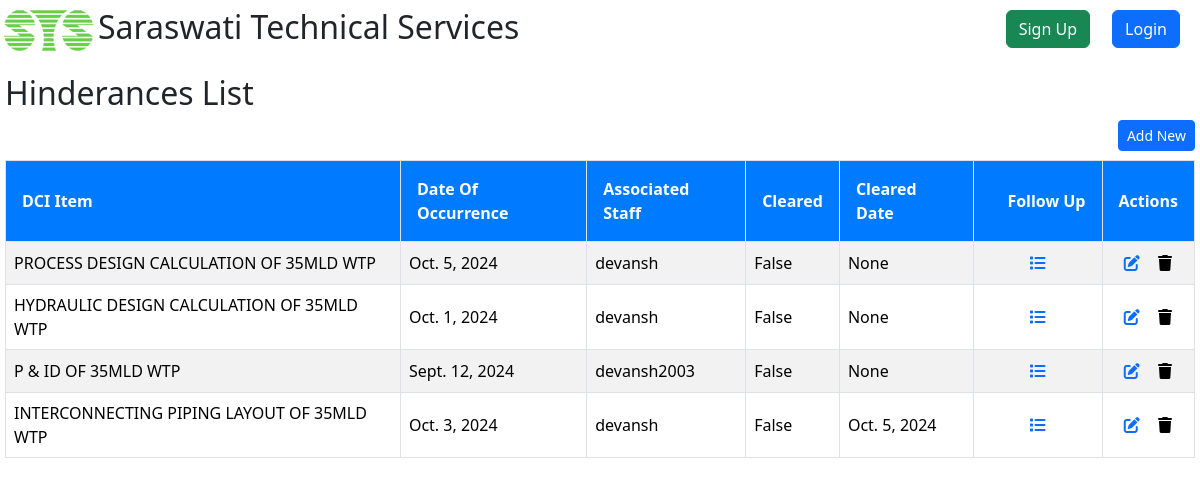
/tasks/hinderancesList/, run on the app's committed database.
### Tasks/models.py (models this page shows, shortened)
class Hinderances(models.Model):
    dciItem = models.ForeignKey(DCIItem, on_delete=models.CASCADE, blank=True, null=True)
    dateOfOccurrence = models.DateField(blank=True, null=True, verbose_name='Date of Occurance')
    description = models.TextField(blank=True, null=True)
    associatedStaff = models.ForeignKey(Staff, on_delete=models.CASCADE, blank=True, null=True)
    cleared = models.BooleanField(default=False, blank=True, null=True)
    clearedDate = models.DateField(blank=True, null=True)

### DCI/models.py (models this page shows)
class DCIItem(models.Model):
    sNo = models.IntegerField(null= True,blank=True)
    itemCode = models.CharField(max_length=15, blank=True, null=True)
    name = models.CharField(max_length=50)
    documentNo = models.CharField(max_length=300, blank=True, null=True)
    description = models.TextField(blank=True, null=True)
    likelySubmissionDate = models.DateField(blank=True, null=True)
    weightage = models.DecimalField(max_digits=15, decimal_places=2, blank=True, null=True)
    associatedCost = models.DecimalField(max_digits=15, decimal_places=2, blank=True, null=True)
    dciGroup = models.ForeignKey('DCIGroup', on_delete=models.CASCADE, blank=True, null=True)
    dci = models.ForeignKey('DCI', on_delete=models.CASCADE, blank=True,null=True)
    createdBy = models.ForeignKey(User, on_delete=models.SET_NULL, blank=True, null=True)
    createdDate = models.DateField(auto_now_add=True,blank=True, null=True)
    def __str__(self):
        if self.name:
            return self.name
        return f"DCI Item #{self.id}"

### Project/models.py (models this page shows)
class Staff(models.Model):
    fathersName = models.CharField(max_length=30, blank=True, null=True)
    dateOfBirth = models.DateField(blank=True, null=True)
    addressPresent = models.TextField(blank=True, null=True)
    addressHome = models.TextField(blank=True, null=True)
    email = models.EmailField(max_length=254, blank=True, null=True)
    mobile1 = models.CharField(max_length=10, blank=True, null=True)
    mobile2 = models.CharField(max_length=10, blank=True, null=True)
    user = models.OneToOneField(User, on_delete=models.CASCADE, related_name='staff_profile', null=True, blank=True)
    def __str__(self):
        return str (self.user)

### Tasks/views.py (the view)
# urls.py: path('hinderancesList/', views.hinderancesList, name='hinderancesList'),
def hinderancesList(request):
    hinderances = Hinderances.objects.all()
    return render(request, 'tasks/hinderancesList.html', {'hinderances': hinderances})

### Tasks/templates/tasks/hinderancesList.html (shortened to what this page needs)
{% extends "registration/base.html" %}
{% block content %}
    <h2>Hinderances List</h2>
    <a href="{% url 'hinderancesCreateView' %}">
        <button type="button" class="btn btn-primary btn-sm" style="float:right;">
             Add New
        </button>
    </a>
    <table class="table table-striped table-hover mt-5">
        <thead>
            <tr>
                <th class="text-start border">DCI Item</th>
                <th class="text-start border">Date Of Occurrence</th>
                <th class="text-start border">Associated Staff</th>
                <th class="text-start border">Cleared</th>
                <th class="text-start border">Cleared Date</th>
                <th class="text-end border">Follow Up</th>
                <th class="text-end border">Actions</th>
            </tr>
        </thead>
        <tbody>
            {% for hd in hinderances %}
                <tr>
                    <td class="text-start border">{{ hd.dciItem }}</td>
                    <td class="text-start border">{{ hd.dateOfOccurrence }}</td>
                    <td class="text-start border">{{ hd.associatedStaff }}</td>
                    <td class="text-start border">{{ hd.cleared }}</td>
                    <td class="text-start border">{{ hd.clearedDate }}</td>
                    <td class="text-end border">
                        <a href="{% url 'hinderanceFollowUpList' hd.id %}" class="mx-5" title="Follow Up">
                            <i class="fas fa-list" aria-hidden="true"></i>
                        </a>
                    </td>
                    <td class="text-end border">
                        <a href="{% url 'hinderancesUpdateView' hd.id %}" title="Edit Hinderance"><i class="fas fa-edit" aria-hidden="true"></i></a>
                        <form action="{% url 'hinderancesDeleteView' hd.id %}" class="mx-2" method="post" style="display:inline;" id="delete-form-{{ hd.id }}">
                            <button type="submit" style="background: none; border: none; cursor: pointer;" title="Delete Hinderance">
                                <i class="fas fa-trash" aria-hidden="true"></i>
                            </button>
                        </form>
                    </td>
                </tr>
            {% endfor %}
        </tbody>
    </table>
{% endblock %}

### Base/templates/registration/base.html (style rules this page uses)
html, body { height: 100%; margin: 0; overflow-x,overflow-y: hidden; }
.table-striped tbody tr:nth-of-type(odd) { background-color: #f9f9f9; }
.table-striped tbody tr:nth-of-type(even) { background-color: #ffffff; }
.table th, .table td { vertical-align: middle; }
.table thead th { background-color: #007bff; color: white; text-align: center; }
.table th { padding: 1rem; }

### data on the page
Hinderances: dciItem "PROCESS DESIGN CALCULATION OF 35MLD WTP", dateOfOccurrence "Oct. 5, 2024", associatedStaff "devansh", cleared "False", clearedDate "None"
Hinderances: dciItem "HYDRAULIC DESIGN CALCULATION OF 35MLD WTP", dateOfOccurrence "Oct. 1, 2024", associatedStaff "devansh", cleared "False", clearedDate "None"
Hinderances: dciItem "P & ID OF 35MLD WTP", dateOfOccurrence "Sept. 12, 2024", associatedStaff "devansh2003", cleared "False", clearedDate "None"
Hinderances: dciItem "INTERCONNECTING PIPING LAYOUT OF 35MLD WTP", dateOfOccurrence "Oct. 3, 2024", associatedStaff "devansh", cleared "False", clearedDate "Oct. 5, 2024"
